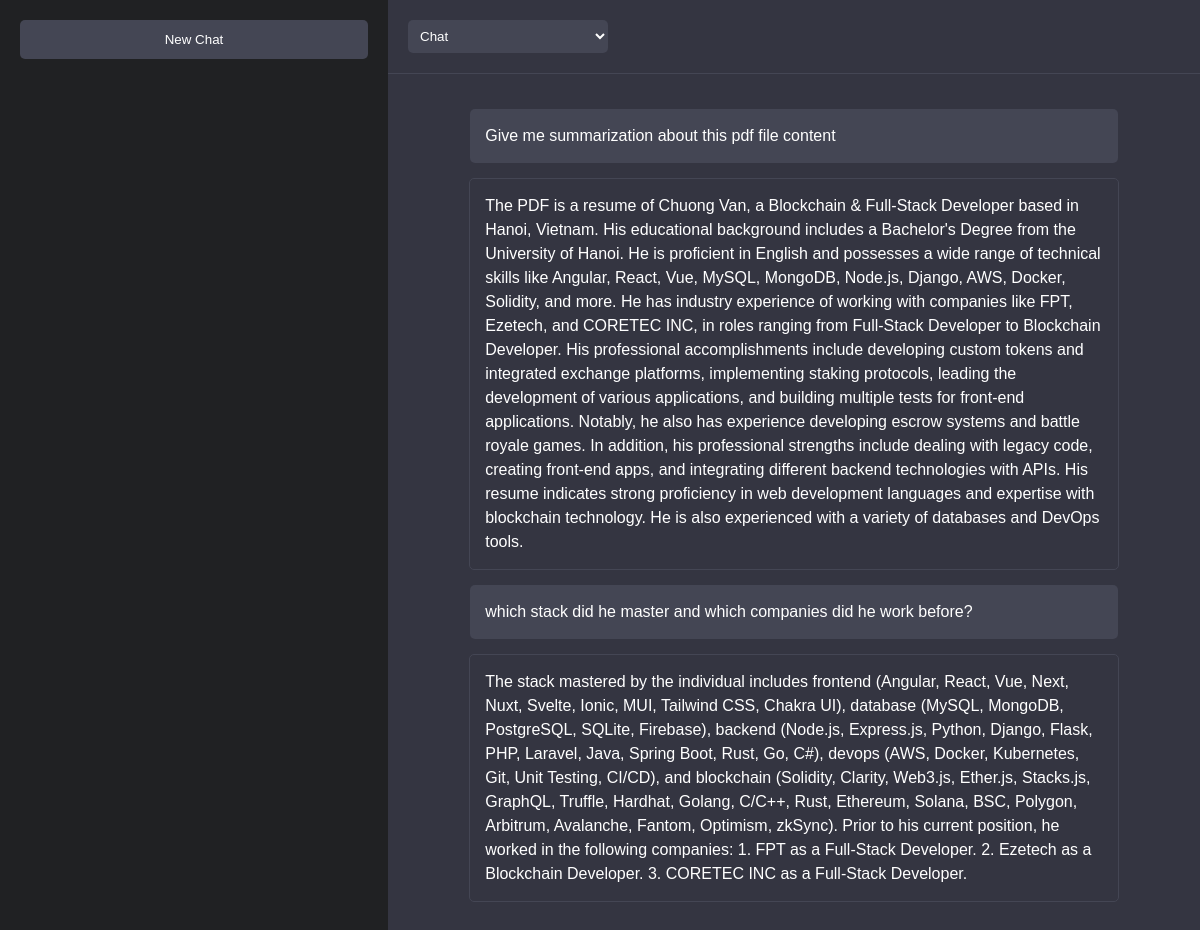
The app's page /chat/35/ (signed in) with its own data.
### chat/models.py (models this page shows)
class Message(models.Model):
    chat = models.ForeignKey(Chat, on_delete=models.CASCADE)
    content = models.TextField()
    is_user = models.BooleanField()
    created_at = models.DateTimeField(auto_now_add=True)

### chat/views.py (the view)
# urls.py: path('chat/', views.chat, name='new_chat'),
@login_required
def chat(request, chat_id=None):
    if chat_id:
        chat = Chat.objects.get(id=chat_id)
        messages = Message.objects.filter(chat=chat).order_by('created_at')
    else:
        chat = None
        messages = []
    return render(request, 'chat/chat.html', {
        'chat': chat,
        'messages': messages
    })

### chat/templates/chat/chat.html (shortened to what this page needs)
<!DOCTYPE html>
<html lang="en">
<head>
</head>
<body>
    <div class="container">
        <div class="chat-history">
            <button id="new-chat" class="new-chat-btn">New Chat</button>
        </div>
        <div class="chat-progress">
            <div class="chat-type-selector">
                <select id="chat-type">
                    <option value="chat">Chat</option>
                </select>
            </div>
            <div id="chat-container">
                {% for message in messages %}
                <div class="message {% if message.is_user %}user-message{% else %}bot-message{% endif %}">
                    {{ message.content }}
                </div>
                {% endfor %}
            </div>
        </div>
    </div>
</body>
</html>

### chat/templates/chat/chat.html (style rules this page uses)
body { margin: 0; padding: 0; font-family: Arial, sans-serif; background-color: #343541; color: white; }
.container { display: flex; height: 100vh; }
.chat-history { width: 30%; background-color: #202123; padding: 20px; overflow-y: auto; }
.chat-progress { width: 70%; position: relative; display: flex; flex-direction: column; }
.new-chat-btn { width: 100%; padding: 12px; background-color: #444654; color: white; border: none; border-radius: 5px; cursor: pointer; margin-bottom: 20px; transition: background-color 0.3s; }
.chat-type-selector { padding: 20px; border-bottom: 1px solid #444654; }
.chat-type-selector select { padding: 8px; background-color: #444654; color: white; border: none; border-radius: 5px; width: 200px; }
#chat-container { flex-grow: 1; overflow-y: auto; padding: 20px; margin-bottom: 80px; }
.message { max-width: 80%; margin: 15px auto; padding: 15px; border-radius: 5px; line-height: 1.5; }
.user-message { background-color: #444654; margin-left: auto; }
.bot-message { background-color: #343541; margin-right: auto; border: 1px solid #444654; }

### records on screen
Message: content "Give me summarization about this pdf file content"
Message: content "The PDF is a resume of Chuong Van, a Blockchain & Full-Stack Developer based in Hanoi, Vietnam. His educational background includes a Bachelor's Degree from the University of Hanoi. He is proficient in English and possesses a wide range of technical skills like Angular, React, Vue, MySQL, MongoDB, Node.js, Django, AWS, Docker, Solidity, and more. He has industry experience of working with companies like FPT, Ezetech, and CORETEC INC, in roles ranging from Full-Stack Developer to Blockchain Developer. His professional accomplishments include developing custom tokens and integrated exchange platforms, implementing staking protocols, leading the development of various applications, and…"
Message: content "which stack did he master and which companies did he work before?"
Message: content "The stack mastered by the individual includes frontend (Angular, React, Vue, Next, Nuxt, Svelte, Ionic, MUI, Tailwind CSS, Chakra UI), database (MySQL, MongoDB, PostgreSQL, SQLite, Firebase), backend (Node.js, Express.js, Python, Django, Flask, PHP, Laravel, Java, Spring Boot, Rust, Go, C#), devops (AWS, Docker, Kubernetes, Git, Unit Testing, CI/CD), and blockchain (Solidity, Clarity, Web3.js, Ether.js, Stacks.js, GraphQL, Truffle, Hardhat, Golang, C/C++, Rust, Ethereum, Solana, BSC, Polygon, Arbitrum, Avalanche, Fantom, Optimism, zkSync). Prior to his current position, he worked in the following companies: 1. FPT as a Full-Stack Developer. 2. Ezetech as a Blockchain Developer. 3. CORETEC…"
